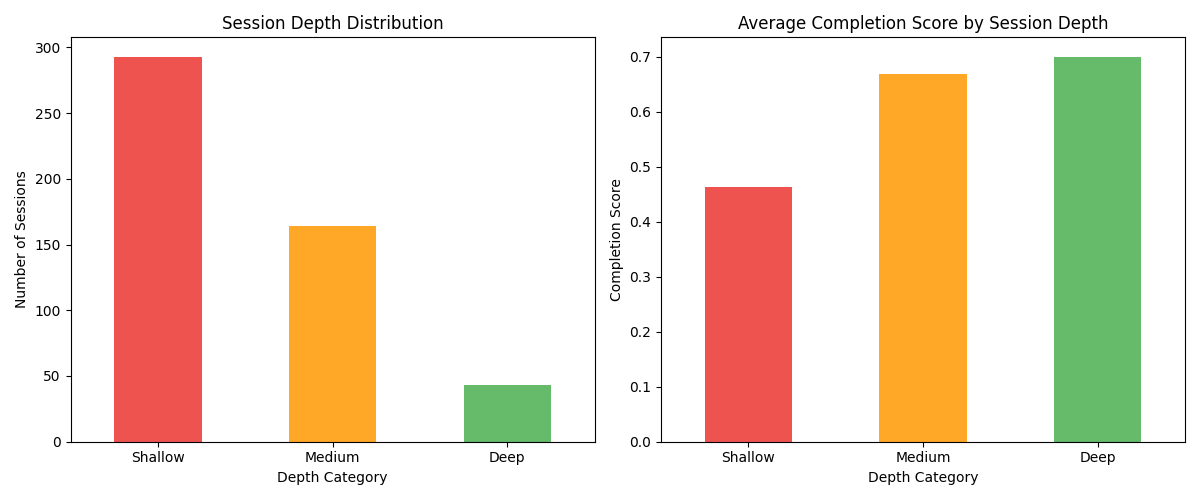

Write Python code to recreate this figure.
import pandas as pd
import numpy as np 
import matplotlib.pyplot as plt

np.random.seed(0) # reproducibility means that the same random numbers are generated each time

# Simulate 500 users sessions
n_sessions = 500

sessions = pd.DataFrame(
    {
        'session_id': range(1, n_sessions + 1),
        'user_id': np.random.randint(1, 101, n_sessions),
        'message_sent': np.random.choice(
            [1,2,3,4,5,6,7,8,9,10], n_sessions, 
            p = [0.30, 0.25, 0.15, 0.10, 0.08, 0.05, 0.03, 0.02, 0.01, 0.01]
        ),
        'copied_response': np.random.binomial(1,0.35,n_sessions),
        'regenerated': np.random.binomial(1,0.20,n_sessions),
        'abandoned': np.random.binomial(1,0.25,n_sessions),
        'explicit_negative': np.random.binomial(1, 0.05, n_sessions)
    }
)

# Session depth classification
sessions['depth_category'] = pd.cut(
    sessions['message_sent'],
    bins=[0, 2, 6,10],
    labels=['Shallow', 'Medium', 'Deep']
)

# Task completion score 
sessions['completion_score'] = (
    0.4 * sessions['copied_response'] +
    0.3 * (1 - sessions['abandoned']) +
    0.2 * (sessions['message_sent'] > 2).astype(int) +
    0.1 * (1 - sessions['explicit_negative'])
)

print("\n=== Session Depth distribution ===")
depth_dist = sessions['depth_category'].value_counts()
print(depth_dist)

print("\n=== Average Completion Score by Depth ===")
completion_by_depth = sessions.groupby('depth_category', observed=True)['completion_score'].mean()
print(completion_by_depth.round(3))

print("\n=== Hallucination Signals ===")
print(f"Regeneration rate: {sessions['regenerated'].mean():.1%}")
print(f"Abandonment rate: {sessions['abandoned'].mean():.1%}")
print(f"Explicit negative rate: {sessions['explicit_negative'].mean():.1%}")
print(f"Overall quality score: {1 - sessions['regenerated'].mean() - sessions['explicit_negative'].mean():.1%}")

print("\n=== North Start Metrics ===")
# User with 3+ message session this week
north_star_users = sessions[sessions['message_sent'] >=3]['user_id'].nunique()
total_users = sessions['user_id'].nunique()
print(f"Users with 3+ message sessions: {north_star_users} / {total_users} ({north_star_users / total_users:.1%})")

# Plot session depth distribution
fig, axes = plt.subplots(1, 2, figsize=(12, 5))

# Chart 1: Session depth
depth_dist.plot(kind='bar', ax=axes[0], color=['#EF5350', '#FFA726', '#66BB6A'])
axes[0].set_title("Session Depth Distribution")
axes[0].set_xlabel("Depth Category")
axes[0].set_ylabel("Number of Sessions")
axes[0].tick_params(axis='x', rotation=0)

# Chart 2: Completion score by depth
completion_by_depth.plot(kind='bar', ax=axes[1], color=['#EF5350', '#FFA726', '#66BB6A'])
axes[1].set_title("Average Completion Score by Session Depth")
axes[1].set_xlabel("Depth Category")
axes[1].set_ylabel("Completion Score")
axes[1].tick_params(axis='x', rotation=0)

plt.tight_layout()
plt.savefig("ai_metrics.png")
print("\nCharts saved as 'ai_metrics.png'\n")
